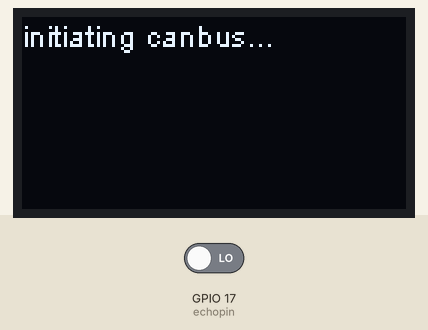
A sketch run on a simulated ESP32. Parts: 128×64 one-colour display. Inputs (shaded band) come from the test bench; at power-on: GPIO 17 (echopin) LOW.

Above: at 0.1 s.
At 3.1 s:
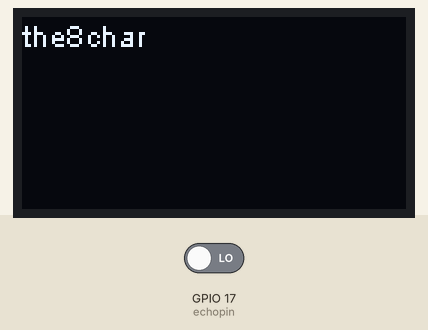
At 9.6 s:
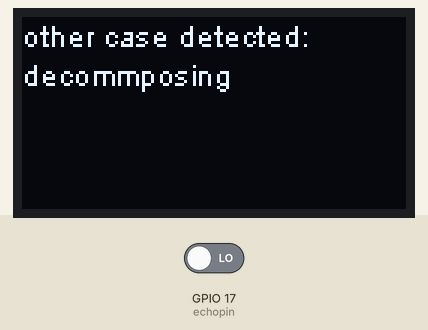
At 10.6 s:
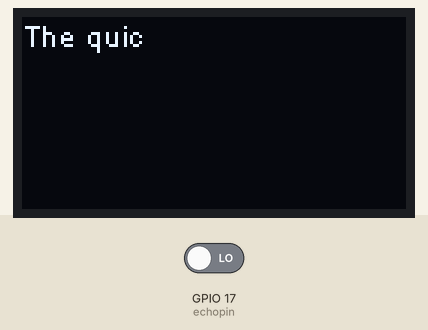
At 12.7 s:
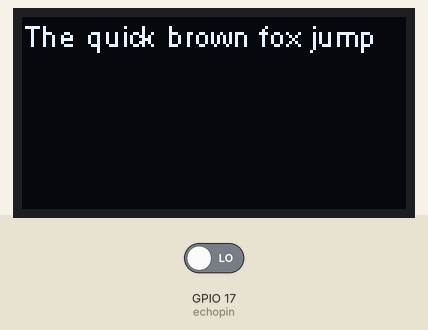
At 15.7 s:
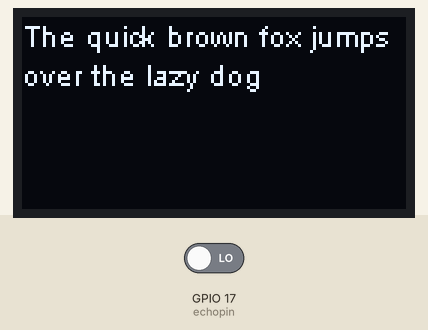

Measured:
- what the display in image 1 shows lasts 6.5 s, from 3.1 s to 9.6 s
- what the display in image 2 shows lasts 1.0 s, from 9.6 s to 10.6 s
- what the display in image 5 shows lasts 2.1 s, from 15.7 s to 17.8 s

The sketch:

CAN_transmit.ino
```cpp
#include <SPI.h>          //Library for using SPI Communication
#include <mcp2515.h>      //Library for using CAN Communication
#include "Arduino.h"
#include "heltec.h"       //OLED Driver at onboard dedicated pins (check Heltec-ESP32-WiFi documentation for more details)


struct can_frame canMsg;
MCP2515 mcp2515(2);

#define trig 16
#define echopin 17

void ExpedString(String message);
float ping_distance();

unsigned long echoTime;
float rangeCm;
String output ="the range in cm is: ";
char buf[8];
////////test cases for various DLC's/////////
String test1="the8char"; //8 chars
String test2="abcde fghijklmno"; //16chars
String test3="The quick brown fox jumps over the lazy dog"; //random length

void setup()                          //add initilisation error checking for mcp!
{

  pinMode(echopin, INPUT);
  digitalWrite(trig,LOW);// ready for pulse
  Heltec.begin(true /*DisplayEnable Enable*/, false /*LoRa Disable*/, false /*Serial disbaled*/);
  SPI.begin();
  Heltec.display->clear();
  Heltec.display->drawString(0,0,"initiating canbus...");
  Heltec.display->display();
  mcp2515.reset();
  mcp2515.setBitrate(CAN_500KBPS,MCP_8MHZ); //Sets CAN at speed 500KBPS and Clock 8MHz
  mcp2515.setNormalMode();
  delay(3000);
  canMsg.can_id  = 0x038;       //ID set, leave it lower than reveiver ID for testing or manipulate as needed
  canMsg.can_dlc = 4;
  canMsg.data[0]=0x74;
  canMsg.data[1]=0x65;
  canMsg.data[2]=0x73;
  canMsg.data[3]=0x74;
  mcp2515.sendMessage(&canMsg);
}


void loop()
{
  ExpedString(test1);
  delay(2000);
  ExpedString(test2);
  delay(1000);
  ExpedString(test3);
  delay(1000);
  Heltec.display->setFont(ArialMT_Plain_16);
  for(;;)//continously send US data range over CAN bus
  {
     rangeCm=ping_distance();
     gcvt(rangeCm,5,buf);
     Heltec.display->clear();
     Heltec.display->drawStringMaxWidth(0,0,128,output+rangeCm);
     Heltec.display->display();
     delay(62);
     ExpedString(buf);
  }

}

void ExpedString(String message)  // Function takes in string
{                                 // manipulates breakup in 8 byte chunks if needed
  String chunk="";                 // prepares CAN bus message and sends it.
  int fdlc= message.length();
  int strindex=0;
  //next if block should proably be implemented as a case/switch statement

  if(fdlc<=8)                     //fdlc of 8 or less case, adjust dlc to match and populate the frame as needed also takes care of 0 state
  {
    canMsg.can_dlc = fdlc;
    for(int k=0;k<fdlc;k++)
    {
      canMsg.data[k]=message[k];
      strindex++;
      chunk=chunk+message[k];
    }
    if (strindex!=0)//avoid empty strings
    {
       Heltec.display->clear();
       Heltec.display->drawStringMaxWidth(0,0,128,chunk);
       Heltec.display->display();
      mcp2515.sendMessage(&canMsg);
      delay(1500);
    }
     else if (fdlc==0)
      {
       Heltec.display->clear();
       Heltec.display->drawStringMaxWidth(0,0,128,"empty string supplied, no mesasge to be sent\n");
       Heltec.display->display();
      }
    }

  else if(!(fdlc%8))              //fdlc is a multiple of 8 but not 8 case
                                  //faster manipulation than "other" cases
  {

    canMsg.can_dlc = 8;
    for(int i=fdlc/8;i>0;i--)
    {
      for(int z=0;z<8;z++)
      {
        canMsg.data[z]=message[strindex];
        strindex++;
        chunk=+message[strindex];
      }
      mcp2515.sendMessage(&canMsg);
      delay(1000);
    }

  }
  else                             //other cases
  {
    //int k=ceil(fdlc/8);
    //Serial.println("other case detected: decommposing main chunks found and remainder chars in the last chunk"); //maybe redesign to simply decompose into chunks and pass into chunk handler function
    Heltec.display->clear();
    Heltec.display->drawStringMaxWidth(0,0,128,"other case detected: decommposing");
    Heltec.display->display();
    delay(1000);
    int l=fdlc%8;
    int counter=0;
    ;
    canMsg.can_dlc = 8;
    for(int i=0;i<floor(fdlc/8);i++) //find how many transimitions will have 8dlc
    {
      for(int z=0;z<8;z++)
      {
        canMsg.data[z]=message[strindex] ;
        chunk=chunk+message[strindex];
        strindex++;
      }
      Heltec.display->clear();
      Heltec.display->drawStringMaxWidth(0,0,128,chunk);
       Heltec.display->display();
      mcp2515.sendMessage(&canMsg);
      delay(1000);
    }
    canMsg.can_dlc = fdlc-(strindex);
    for(int i=0;strindex<fdlc;strindex++)// remaining bytes
    {
      canMsg.data[i]=message[strindex];
      chunk=chunk+message[strindex];
      i++;
    }
    Heltec.display->clear();
    Heltec.display->drawStringMaxWidth(0,0,128,chunk);
    Heltec.display->display();
    mcp2515.sendMessage(&canMsg);
    delay(100);
  }
}

float ping_distance() // add imlpementation for transmission over CAN lines
{
  float distanceCm;
  digitalWrite(trig,LOW) ;
  delayMicroseconds(2);
  digitalWrite(trig,HIGH) ;
  delayMicroseconds(10); // pulse 10 us on trigger pin
  echoTime = pulseIn(echopin, HIGH); //read echo resposonse in MICROseconds
  distanceCm=(echoTime*0.0340)/2;// multiply by the speed of sound in cm/us, divide by 2 for 1 way time
  return distanceCm;
}
```
